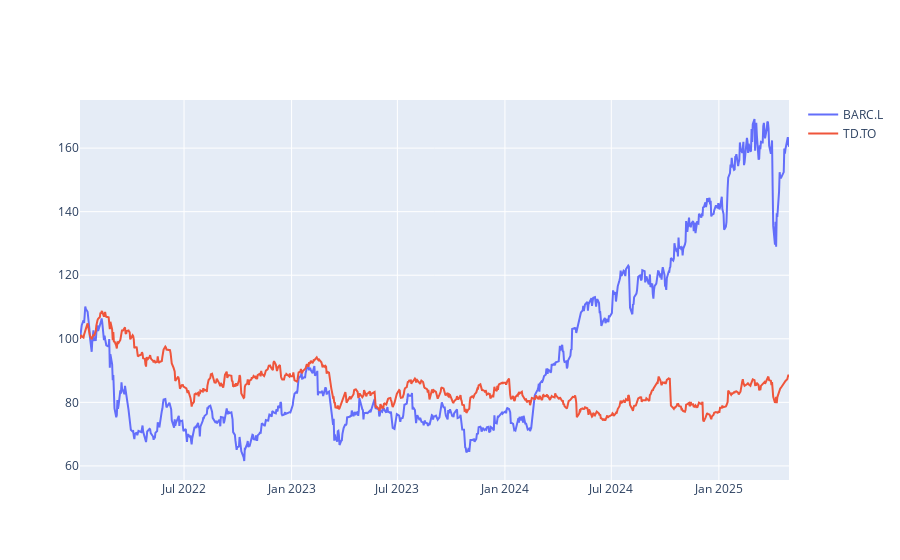

The code cell stored with this chart in its notebook:
### Markdown cell above
Simplified Code
===
This code achieves the same chart, by utilizing the currency transformation at server side

### Code cell
# get and rebase the data
response = ld.get_data([instr1, instr2], fields=['TR.CLOSEPRICE(Curn=CAD)', 'TR.CLOSEPRICE.date'], parameters={'SDate':start_date, 'EDate':end_date, 'Frq':'D'})
df = response.pivot_table(values='Close Price', index=['Date', 'Instrument']).unstack('Instrument').dropna()
rebased = df.apply(lambda series: series/series[0]*100)

# plot it in a chart
offline.iplot([{
    'x': rebased.index,
    'y': rebased[column],
    'name': column[1]
}  for column in rebased.columns])

### Figure 1 — Plotly figure (JSON) as saved in the notebook; plotly's stock layout.template omitted (floating-point values rounded to 4 significant figures; data arrays with more than 128 entries replaced by an {"elided": "..."} marker saying what was removed)
{"data": [{"name": "BARC.L", "type": "scatter", "x": {"elided": "820 str values"}, "y": {"elided": "820 float values"}}, {"name": "TD.TO", "type": "scatter", "x": {"elided": "820 str values"}, "y": {"elided": "820 float values"}}], "layout": {"autosize": true, "xaxis": {"autorange": true, "range": ["2022-01-04", "2025-05-01"], "type": "date"}, "yaxis": {"autorange": true, "range": [55.57, 175.1], "type": "linear"}}}
